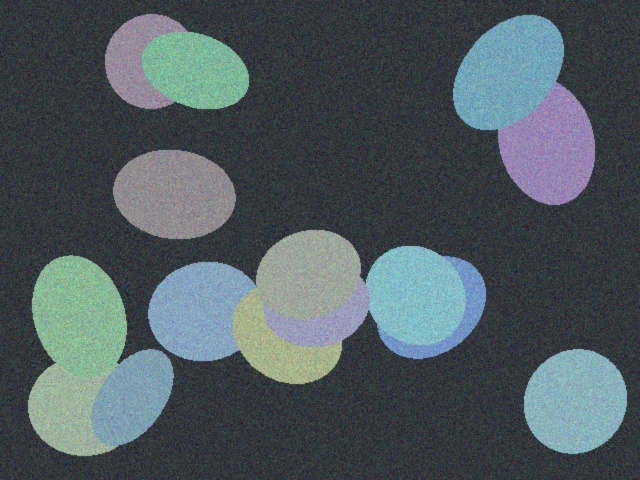
#> input picture 样例图像/grinding/underground.jpg, 640 x 480 px
$ python debug_underground.py
#> lines starting #> are read from the running program, lines starting #| are printed output that depends on the picture; after the words box and inside, x2 and y2 are one past the last pixel; in counts of white or black regions, pixels touching at a corner belong together
"""快速诊断 underground 图像"""
import sys
from pathlib import Path
PROJECT_ROOT = Path(__file__).parent.parent
sys.path.insert(0, str(PROJECT_ROOT))

import cv2
import numpy as np
import math

img_path = PROJECT_ROOT / "样例图像" / "grinding" / "underground.jpg"
raw = np.fromfile(str(img_path), dtype=np.uint8)
img = cv2.imdecode(raw, cv2.IMREAD_COLOR)
#> img is the input picture: shape (480, 640, 3); mean B, G, R 95.2, 90.2, 78.4
gray = cv2.cvtColor(img, cv2.COLOR_BGR2GRAY)

h, w = gray.shape
#> h = 480; w = 640
crop_h, crop_w = int(h * 0.8), int(w * 0.8)
#> crop_h = 384; crop_w = 512
sy, sx = (h - crop_h) // 2, (w - crop_w) // 2
#> sy = 48; sx = 64
cropped = gray[sy:sy+crop_h, sx:sx+crop_w]
cropped_img = img[sy:sy+crop_h, sx:sx+crop_w]

# CLAHE
lab = cv2.cvtColor(cropped_img, cv2.COLOR_BGR2LAB)
#> lab: shape (384, 512, 3); mean of channels 0, 1, 2 103.3, 124.9, 123.3
l, a, b = cv2.split(lab)
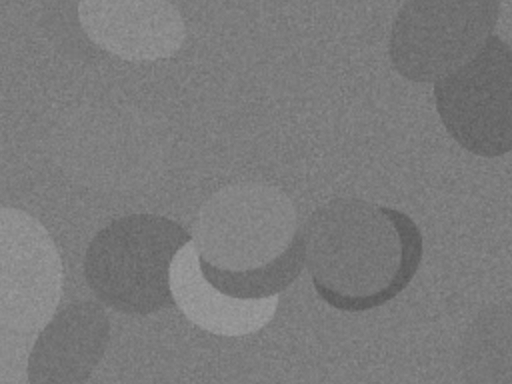
#> b: shape (384, 512); min 88, max 157, mean 123.3
clahe = cv2.createCLAHE(clipLimit=2.5, tileGridSize=(8, 8))
l_enhanced = clahe.apply(l)
enhanced = cv2.merge([l_enhanced, a, b])
#> enhanced: shape (384, 512, 3); mean of channels 0, 1, 2 115.2, 124.9, 123.3
enhanced_bgr = cv2.cvtColor(enhanced, cv2.COLOR_LAB2BGR)
enhanced_gray = cv2.cvtColor(enhanced_bgr, cv2.COLOR_BGR2GRAY)

print(f"裁剪后: {cropped.shape}, 均值: {cropped.mean():.1f}")
#| 裁剪后: (384, 512), 均值: 96.4
print(f"CLAHE后: 均值: {enhanced_gray.mean():.1f}, 标准差: {enhanced_gray.std():.1f}")
#| CLAHE后: 均值: 107.7, 标准差: 50.5

blurred = cv2.GaussianBlur(enhanced_gray, (5, 5), 0)
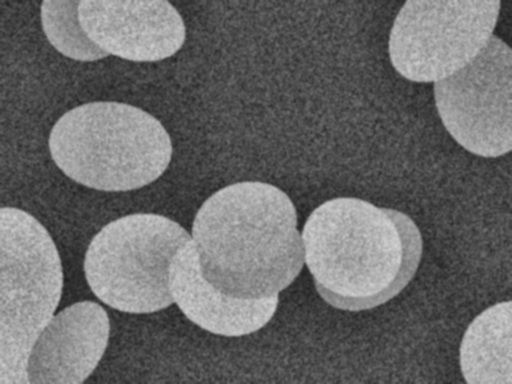
#> blurred: shape (384, 512); min 32, max 209, mean 107.7

for name, thresh_type in [("BINARY", cv2.THRESH_BINARY), ("INV", cv2.THRESH_BINARY_INV)]:
    binary = cv2.adaptiveThreshold(blurred, 255, cv2.ADAPTIVE_THRESH_GAUSSIAN_C, thresh_type, 21, -5)
    ratio = binary.sum() / (255 * binary.size)

    # 轻微形态学
    kernel = cv2.getStructuringElement(cv2.MORPH_ELLIPSE, (3, 3))
    opened = cv2.morphologyEx(binary, cv2.MORPH_OPEN, kernel, iterations=2)
    closed = cv2.morphologyEx(opened, cv2.MORPH_CLOSE, cv2.getStructuringElement(cv2.MORPH_ELLIPSE, (2, 2)), iterations=1)

    num_labels, labels, stats, centroids = cv2.connectedComponentsWithStats(closed, connectivity=8)

    valid = []
    for i in range(1, num_labels):
        area = stats[i, cv2.CC_STAT_AREA]
        mask_i = (labels == i).astype(np.uint8)
        contours, _ = cv2.findContours(mask_i, cv2.RETR_EXTERNAL, cv2.CHAIN_APPROX_SIMPLE)
        if not contours:
            continue
        perimeter = cv2.arcLength(contours[0], True)
        circ = 4 * math.pi * area / (perimeter ** 2) if perimeter > 0 else 0

        status = "OK" if (100 <= area <= 50000 and circ >= 0.3) else f"REJ(area={area},circ={circ:.3f})"
        valid.append((i, area, circ, status))

    print(f"\n--- {name} (前景占比={ratio:.3f}) ---")
    print(f"  连通域: {num_labels-1} 个")
    for v in valid[:10]:  # 只显示前10个
        print(f"  颗粒{v[0]}: area={v[1]}, circ={v[2]:.3f} -> {v[3]}")
    if len(valid) > 10:
        print(f"  ... 还有 {len(valid)-10} 个")

    ok_count = sum(1 for v in valid if "OK" in v[3])
    print(f"  有效颗粒: {ok_count}")

    # 保存
    out = PROJECT_ROOT / "data" / "outputs" / "grinding_debug"
    out.mkdir(parents=True, exist_ok=True)
    cv2.imencode('.jpg', binary)[1].tofile(str(out / f"ug_{name.lower()}_binary.jpg"))
    cv2.imencode('.jpg', closed)[1].tofile(str(out / f"ug_{name.lower()}_closed.jpg"))
#> this loop made 2 passes
#> (ratio, num_labels) on passes 1 to 2: (0.25, 186), (0.75, 31)
#| --- BINARY (前景占比=0.250) ---
#|   连通域: 185 个
#| --- INV (前景占比=0.750) ---
#|   连通域: 30 个
#> pass 1, `binary = cv2.adaptiveThreshold(blurred, 255, cv2.ADAPTIVE_THRESH_GAUSS..`:
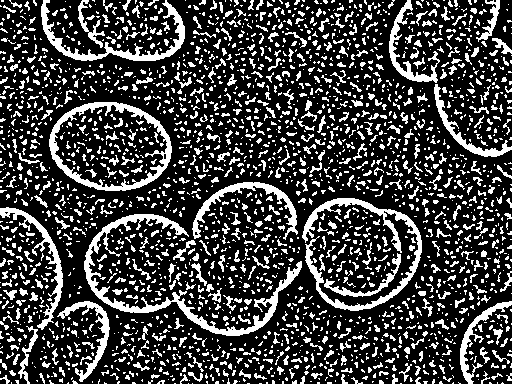
#> binary: shape (384, 512); 25% white; 2618 white regions (2027 under 20 px), largest, box (x1, y1, x2, y2) and area: (84, 214, 302, 336) 3028, (302, 198, 422, 311) 2234, (49, 102, 172, 191) 2050
#> pass 1, `num_labels, labels, stats, centroids = cv2.connectedComponentsWithStat..`:
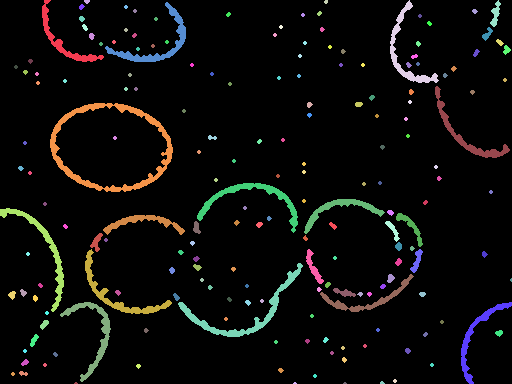
#> labels: shape (384, 512) int32; 186 distinct labels, from 0 to 185; one colour per label, 0 black
#> after the loop:
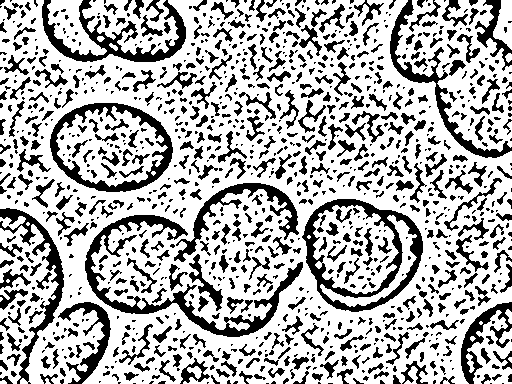
#> closed: shape (384, 512); 69.6% white; 1147 black regions (604 under 20 px), largest, box (x1, y1, x2, y2) and area: (85, 215, 303, 337) 3877, (302, 199, 423, 312) 3353, (50, 103, 173, 192) 2575
#> after the loop:
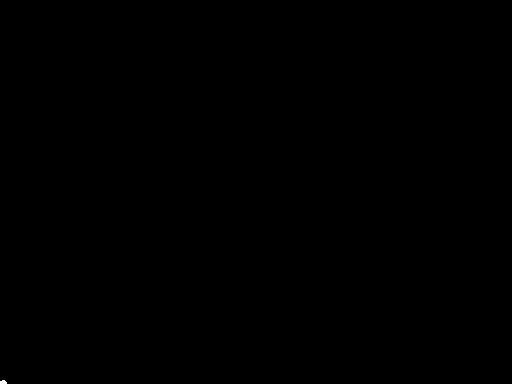
#> mask_i: shape (384, 512); values 0 (black) and 1 (white), 0.01% white; 1 white region, box (x1, y1, x2, y2) and area: (0, 380, 7, 384) 23
#> after the loop:
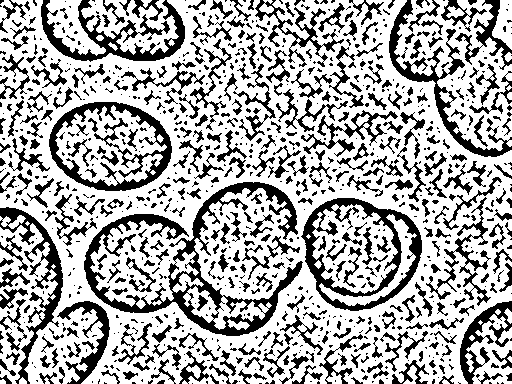
#> opened: shape (384, 512); 67.8% white; 896 black regions (532 under 20 px), largest, box (x1, y1, x2, y2) and area: (84, 182, 303, 336) 6878, (301, 198, 422, 311) 3697, (49, 102, 172, 191) 3208

$ run again, with 样例图像/grinding/overground.jpg copied over 样例图像/grinding/underground.jpg
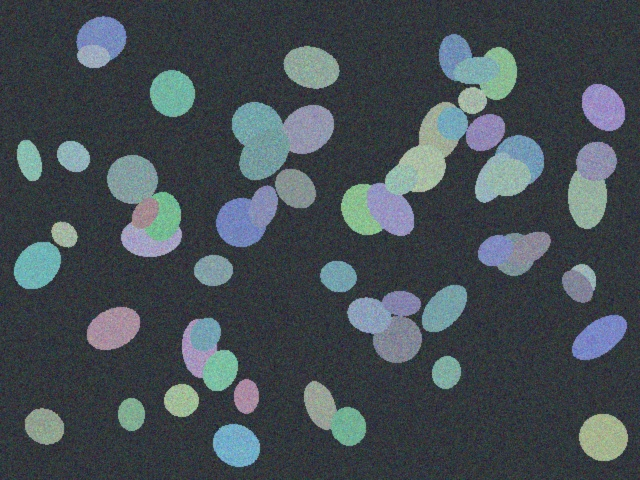
#> input picture 样例图像/grinding/overground.jpg, 640 x 480 px
#> img is the input picture: shape (480, 640, 3); mean B, G, R 84.2, 78.6, 69.2
#> lab: shape (384, 512, 3); mean of channels 0, 1, 2 87, 125.7, 123.6
#> enhanced: shape (384, 512, 3); mean of channels 0, 1, 2 103.4, 125.7, 123.6
#| 裁剪后: (384, 512), 均值: 81.0
#| CLAHE后: 均值: 96.9, 标准差: 52.6
#> the loop `for name, thresh_type in [("BINARY", cv2.THRESH_BINARY), ("INV", cv2.T..` made 2 passes
#> (ratio, num_labels) on passes 1 to 2: (0.267, 149), (0.733, 55)
#> (printed output is left out)
#> after the loop `for name, thresh_type in [("BINARY", cv2.THRESH_BINARY), ("INV", cv2.T..`:
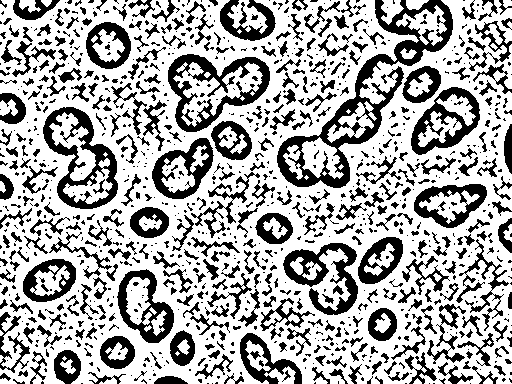
#> opened: shape (384, 512); 67.1% white; 998 black regions (613 under 20 px), largest, box (x1, y1, x2, y2) and area: (277, 0, 453, 188) 5839, (168, 54, 270, 132) 2824, (43, 107, 118, 209) 2660
